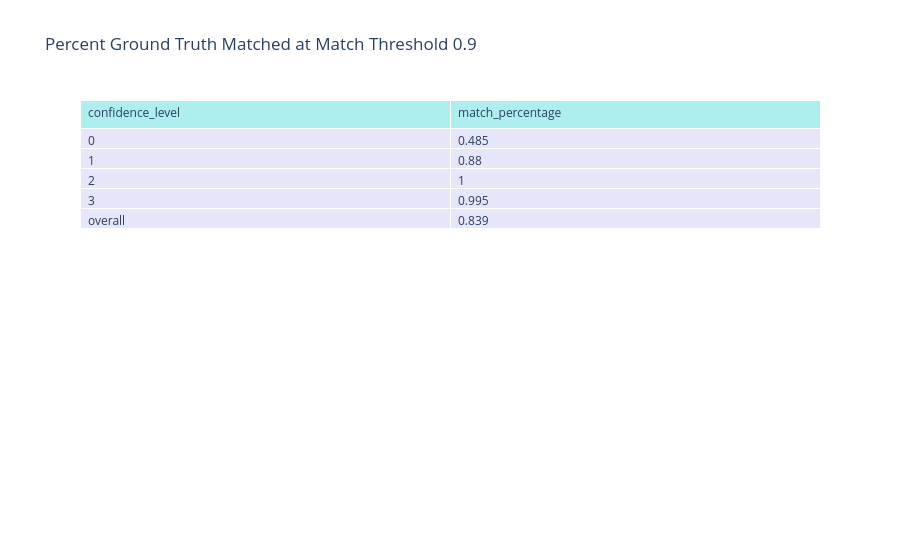

Notebook code for this chart:
### Code cell
fig = go.Figure(data=[go.Table(
    header=dict(values=list(threshold_8_df.columns),
                fill_color='paleturquoise',
                align='left'),
    cells=dict(values=[threshold_8_df.confidence_level, round(threshold_8_df.match_percentage, 3)],
               fill_color='lavender',
               align='left'))
])
fig.update_layout(title= "Percent Ground Truth Matched at Match Threshold 0.9")
fig.show()

### Figure 1 — Plotly figure (JSON) as saved in the notebook; plotly's stock layout.template omitted (floating-point values rounded to 4 significant figures)
{"data": [{"cells": {"align": "left", "fill": {"color": "lavender"}, "values": [[0, 1, 2, 3, "overall"], [0.485, 0.88, 1, 0.995, 0.839]]}, "header": {"align": "left", "fill": {"color": "paleturquoise"}, "values": ["confidence_level", "match_percentage"]}, "type": "table"}], "layout": {"title": {"text": "Percent Ground Truth Matched at Match Threshold 0.9"}}}
